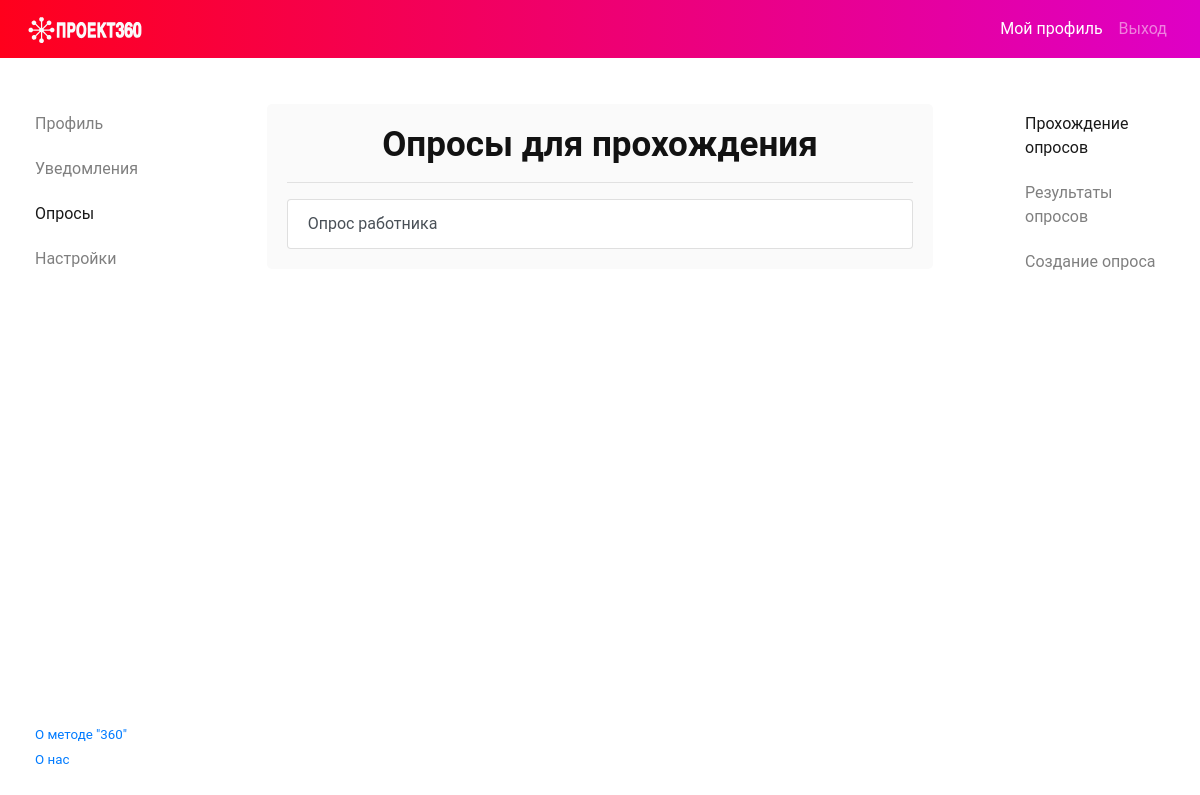
Page /walkthrough_polls_view/ (signed in) on the earlier database version.
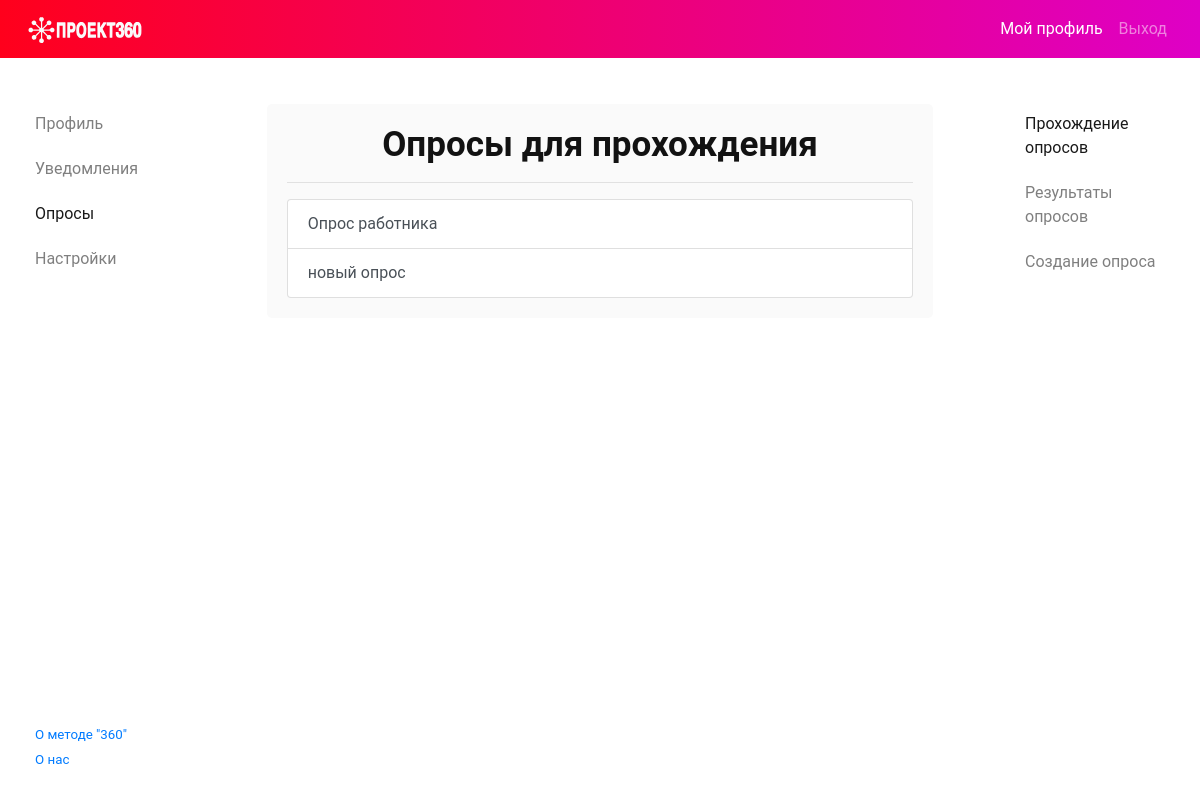
Same page on the later database version.
### main/models.py (models this page shows, shortened)
class Poll(models.Model):
    key = models.CharField(max_length=36, default='')
    initiator = models.ForeignKey(User, on_delete=models.CASCADE, related_name='+', null=True)
    target = models.ForeignKey(Profile, on_delete=models.CASCADE, null=True)
    name_poll = models.CharField(max_length=50, default='')
    questions = models.ManyToManyField('Questions')
    respondents = models.ManyToManyField(User)
    description = models.CharField(max_length=500, null=True)
    objects = models.Manager()
    class Meta:
        db_table = "Poll"

### main/views/poll_views.py (the view)
# urls.py: path('walkthrough_polls_view/', poll_views.walkthrough_polls_view, name='walkthrough_polls_view'),
def walkthrough_polls_view(request):
    if auth.get_user(request).is_anonymous:
        return redirect('/')
    args = {
        'title': "Вопросы для прохождения",
        'polls': build_need_pass_poll(request)
    }
    return render(request, 'main/poll/walkthrough_polls_view.html', args)

### main/views/auxiliary_general_methods.py (called while the page is built)
def get_user_profile(request):
    user = auth.get_user(request)
    return Profile.objects.get(user=user)

### main/views/poll_views.py (called while the page is built)
def build_need_pass_poll(request):
    result = []
    profile = get_user_profile(request)
    polls = [i.poll for i in NeedPassPoll.objects.filter(profile=profile)]
    for poll in polls:
        result.append({
            'name': poll.name_poll,
            'url': '/answer_poll/{}/'.format(poll.id)
        })
    return result

### main/templates/main/poll/walkthrough_polls_view.html
{% extends 'main/wrapper.html' %}
{% block sidebar-nav %}
    {% include 'main/includes/menu.html' with menu_polls="active" only %}
{% endblock %}
{% block content-user %}
    <div class="row">
        <div class="col-md-1"></div>
        <div class="col-md-10">
            <div class="row">
                <div class="col-md-12 rounded-block">
                    <h1 style="text-align: center">Опросы для прохождения</h1>
                    <hr>
                    <div>
                        {% if polls %}
                            <div class="list-group">
                                {% for poll in polls %}
                                    <a href="{{ poll.url }}"
                                       class="list-group-item list-group-item-action">{{ poll.name }}</a>
                                {% endfor %}
                            </div>
                        {% else %}
                            <div style="text-align: center">
                                <i style="color: grey">Сейчас опросов для прохождения нет</i>
                            </div>
                        {% endif %}
                    </div>
                </div>
            </div>
        </div>
        <div class="col-md-1"></div>
    </div>
{% endblock %}
{% block sidebar-nav-right %}
    {% include 'main/includes/menu_polls_view_right.html' with menu_walkthrough_polls_view="active" %}
{% endblock %}

Differences in the rows shown:
added Poll: name "новый опрос"
